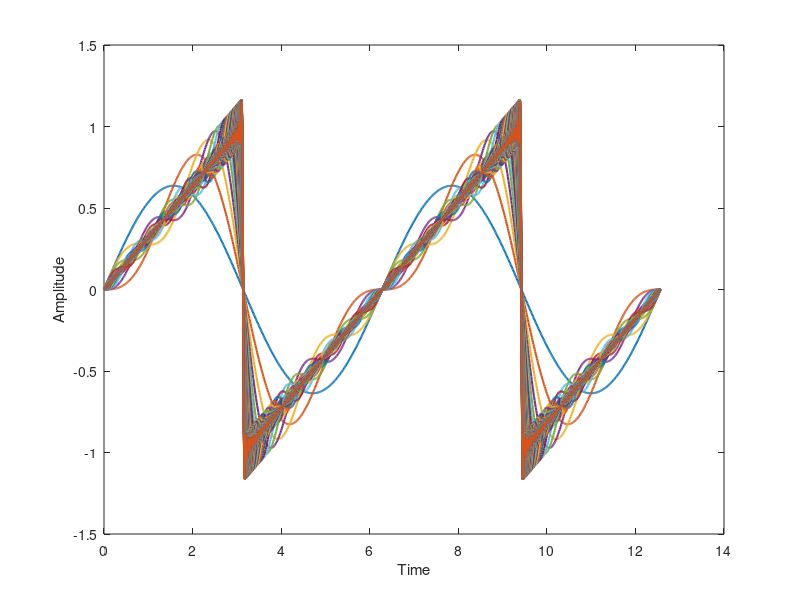
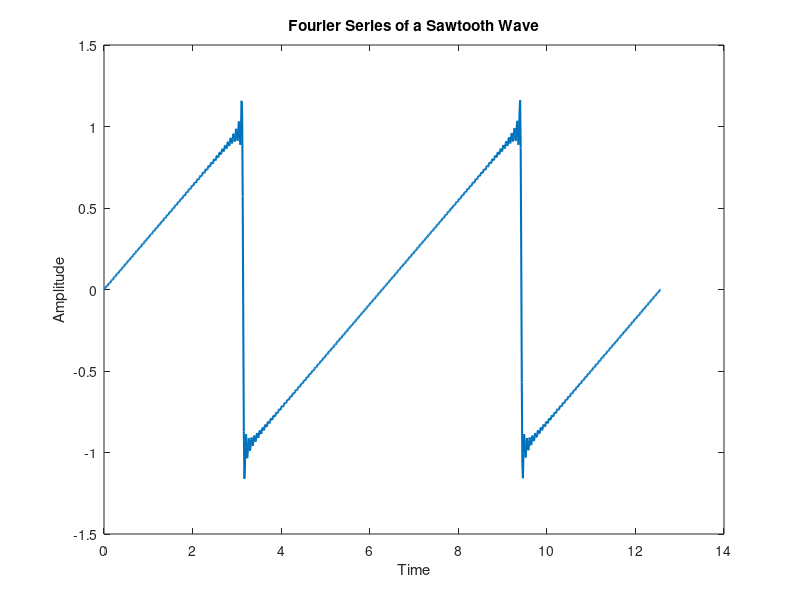

Here is the MATLAB script that generated these plots, in order:
clc;
close all;
clear all;

T=2*pi;
t=linspace(0,4*pi,1000);
N=100;
w=2*pi/T;

st_wave=zeros(size(t));

for n=1:N
        st_wave=st_wave + (2/(n*pi))*((-1)^(n+1))*sin(n*w*t);
        plot(t,st_wave,"LineWidth",1.5);
        xlabel("Time");
        ylabel("Amplitude");
        hold on;
end

figure(2),
plot(t,st_wave,"LineWidth",1.5);
xlabel("Time");
ylabel("Amplitude");
title("Fourier Series of a Sawtooth Wave");
